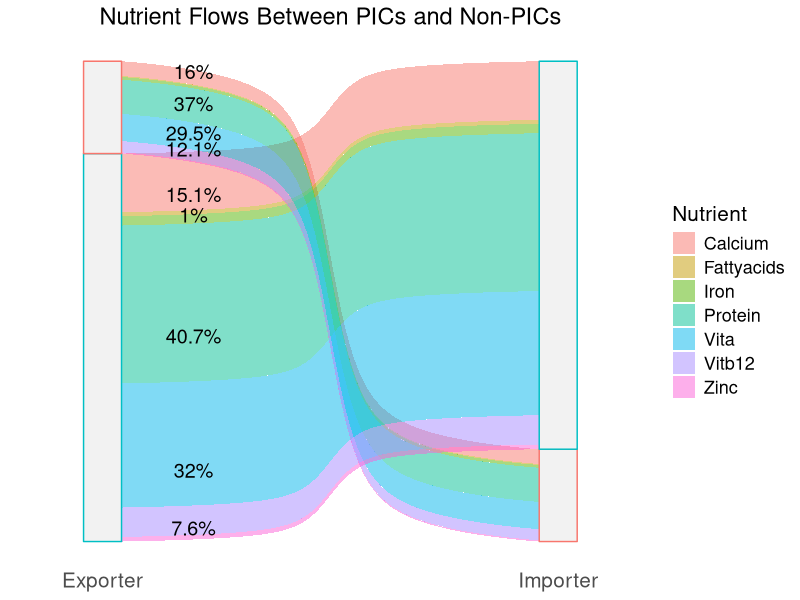

The R script that drew this image:
#### goal: make a sankey diagram with nutrient categories flowing pics <-> non-pics ####

#### [0] prep ####
library(tidyverse)
# library(networkD3)
library(ggalluvial)


nut_net_og <- read_csv("output/nut_pict_hs160414.csv")




#### [1] process - ggalluvial version #####
picts <- c("FJI", "PNG", "SLB", "VUT", "FSM", "PLW", "MHL", "KIR", "NRU", "WSM", "TON", "TUV")

# Add PICS/non-PICS IDs
net_class <- nut_net_og %>% 
  mutate(
    ImporterClass = ifelse(importer_iso3c %in% picts, "PICs", "Non-\nPICs"),
    ExporterClass = ifelse(exporter_iso3c %in% picts, "PICs", "Non-\nPICs")
  )


# List of nutrient columns
nutrients <- c("protein_sum", "zinc_sum", "fattyacids_sum",
               "iron_sum", "vita_sum","vitb12_sum","calcium_sum")

# Aggregate data across all years for each nutrient
net_agg <- net_class %>%
  filter(!(ExporterClass == "PICs" & ImporterClass == "PICs")) %>%
  group_by(ExporterClass, ImporterClass) %>%
  summarise(across(all_of(nutrients), sum, na.rm = TRUE)) %>%
  pivot_longer(cols = all_of(nutrients), names_to = "Nutrient", values_to = "Value") %>%
  ungroup() %>%
  mutate(Nutrient = str_replace(Nutrient, "_sum$", "")) %>%
  mutate(Nutrient = str_to_title(Nutrient))

alluvial_data <- net_agg %>%
  mutate(Flow = paste(ExporterClass, "to", ImporterClass)) %>%
  group_by(Flow, Nutrient) %>%
  summarise(Value = sum(Value)) %>%
  separate(Flow, into = c("ExporterClass", "ImporterClass"), sep = " to ") %>%
  ungroup() %>%  group_by(ExporterClass,ImporterClass)%>%
  mutate(Proportion = Value / sum(Value)) %>%
  mutate(Nutrient = factor(Nutrient, levels = unique(Nutrient)),
         ExporterClass = factor(ExporterClass, levels = unique(ExporterClass)),
         ImporterClass = factor(ImporterClass, levels = unique(ImporterClass))) %>%
  droplevels()

# Create labels for proportions
alluvial_data <- alluvial_data %>%
  mutate(Label = paste0(round(Proportion * 100, 1), "%"))

exporter_labels <- alluvial_data %>%
  group_by(ExporterClass) %>%
  mutate(mid_y = cumsum(Value) + 1 * Value)


# Create the plot
ggplot(alluvial_data,
       aes(axis1 = ExporterClass, axis2 = ImporterClass, y = Value, fill = Nutrient)) +
  geom_alluvium(width = 1/12, knot.pos = 0.5) +
  geom_stratum(aes(color = ExporterClass), fill="grey95",width = 1/12, show.legend = FALSE) +
  # geom_text(stat = "stratum", aes(label = after_stat(stratum)), size = 3, vjust = -0.5) +
  geom_text(aes(label = Label,x=1.2), size = 5, color = "black", position = position_stack(vjust = .3),check_overlap = TRUE) +
  scale_x_discrete(limits = c("ExporterClass", "ImporterClass"), expand = c(0.1, 0.1),
                   labels = c("ExporterClass" = "Exporter", "ImporterClass" = "Importer")) +
  labs(title = "Nutrient Flows Between PICs and Non-PICs",x=NULL,
       y = NULL, fill = "Nutrient") + 
  theme_minimal() +
  theme(axis.text.y = element_blank(),
        axis.ticks = element_blank(),
        panel.grid = element_blank(),
        legend.title = element_text(size=15),
        legend.text = element_text(size=13),
        axis.text.x = element_text(size = 15),
        plot.title = element_text(hjust = 0.5,size=17)) +
  guides(fill = guide_legend(title = "Nutrient"),color="none")

# ggsave("output/sankey_nutrients.jpg")
#



